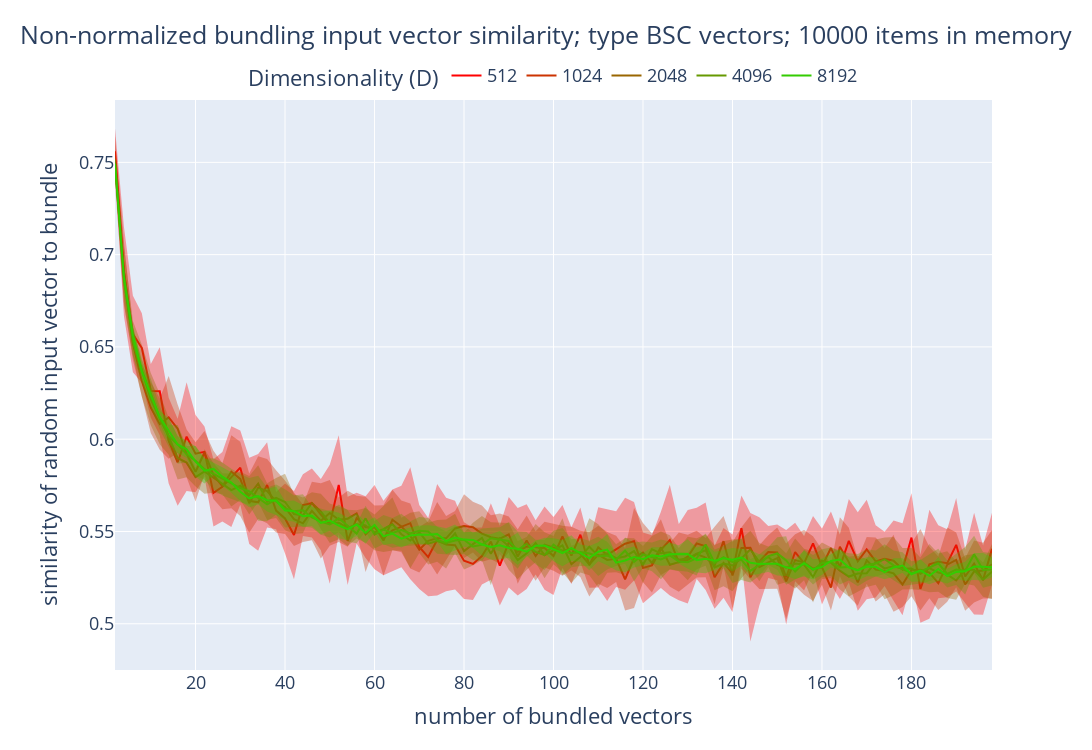

The notebook cell saved with this chart:
### Markdown cell above
Plotting results

### Code cell
fig = go.Figure()

for d_idx in range(len(DIMENSIONS)):
    dim = DIMENSIONS[d_idx]
    fig.add_trace(go.Scatter(x=BUNDLE_SIZES, y=sim_first_vector_mean[d_idx],
                             name=f'{dim}',
                             line=dict(color=f'rgb({255 - 255 * d_idx // len(DIMENSIONS)}, {255 * d_idx // len(DIMENSIONS)}, 1, 1)')))
    fig.add_trace(go.Scatter(x=BUNDLE_SIZES + BUNDLE_SIZES[::-1],
                            #  y = [sim_first_vector_mean[d_idx] - sim_first_vector_std[d_idx]],
                             y=np.concatenate([sim_first_vector_mean[d_idx] + sim_first_vector_std[d_idx],
                                                                                    (sim_first_vector_mean[d_idx] - sim_first_vector_std[d_idx]).flip(0)]),
                              fill='toself',
                              fillcolor=f'rgba({255 - 255 * d_idx // len(DIMENSIONS)}, {255 * d_idx // len(DIMENSIONS)}, 1, 0.35)',
                              line=dict(color=f'rgba({255 - 255 * d_idx // len(DIMENSIONS)}, {255 * d_idx // len(DIMENSIONS)}, 1, 0)'),
                              showlegend=False))
    
fig.update_layout(title=dict(
            text=f'Non-normalized bundling input vector similarity; type {vsa_type} vectors; {item_memory_size} items in memory',
            x=0.5,
            y=.965,
          ),
          legend=dict(
            orientation="h",
            yanchor="top",
            y=1.075,
            xanchor="center",
            x=0.5,
            title='Dimensionality (D)'
          ),
          xaxis_title='number of bundled vectors',
          yaxis_title='similarity of random input vector to bundle',
          width=1250,
          height=750,
          font=dict(
            size=18,
          ),
          margin=dict(l=115, r=100, t=100, b=80),
)

fig.show()
